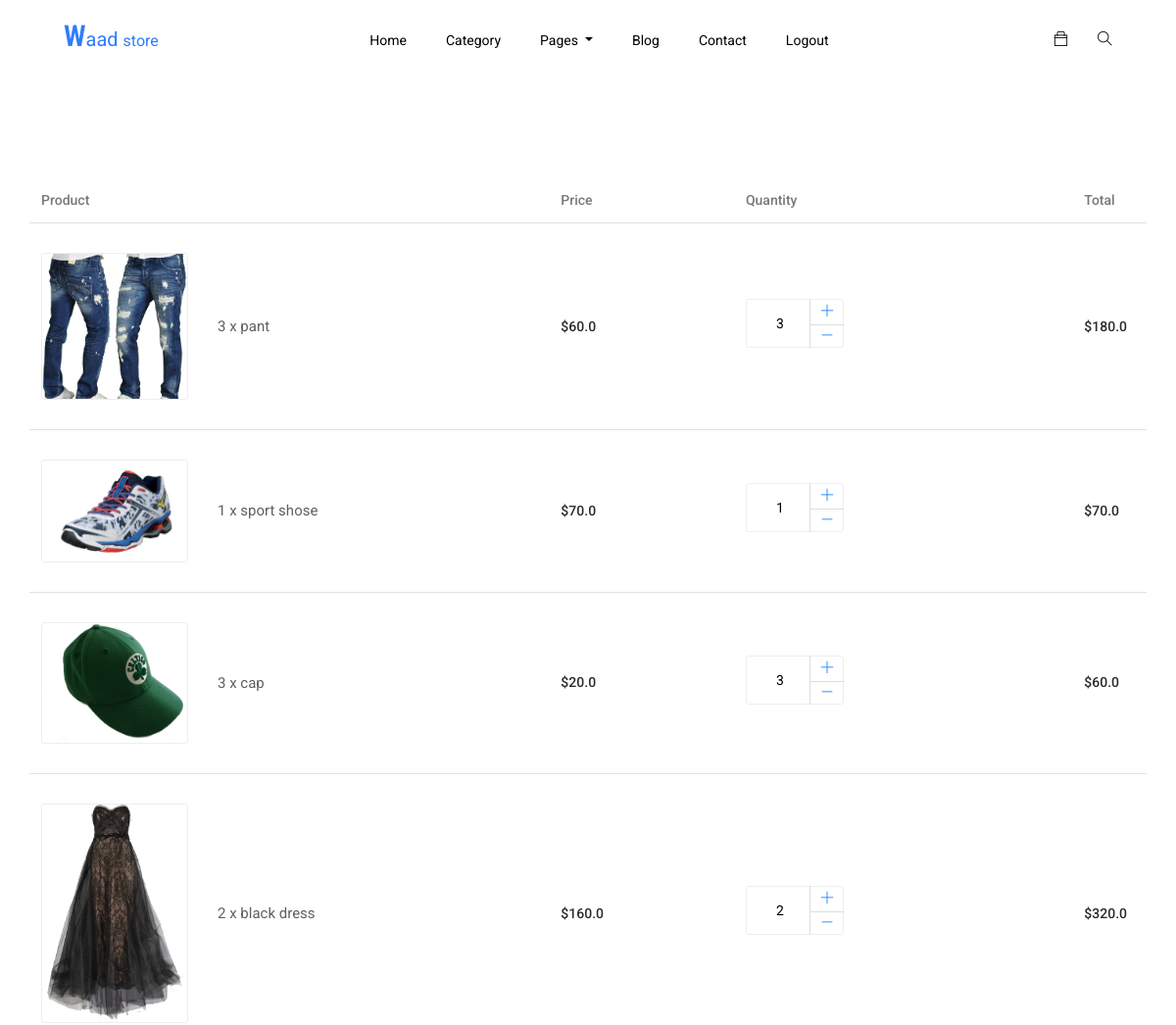
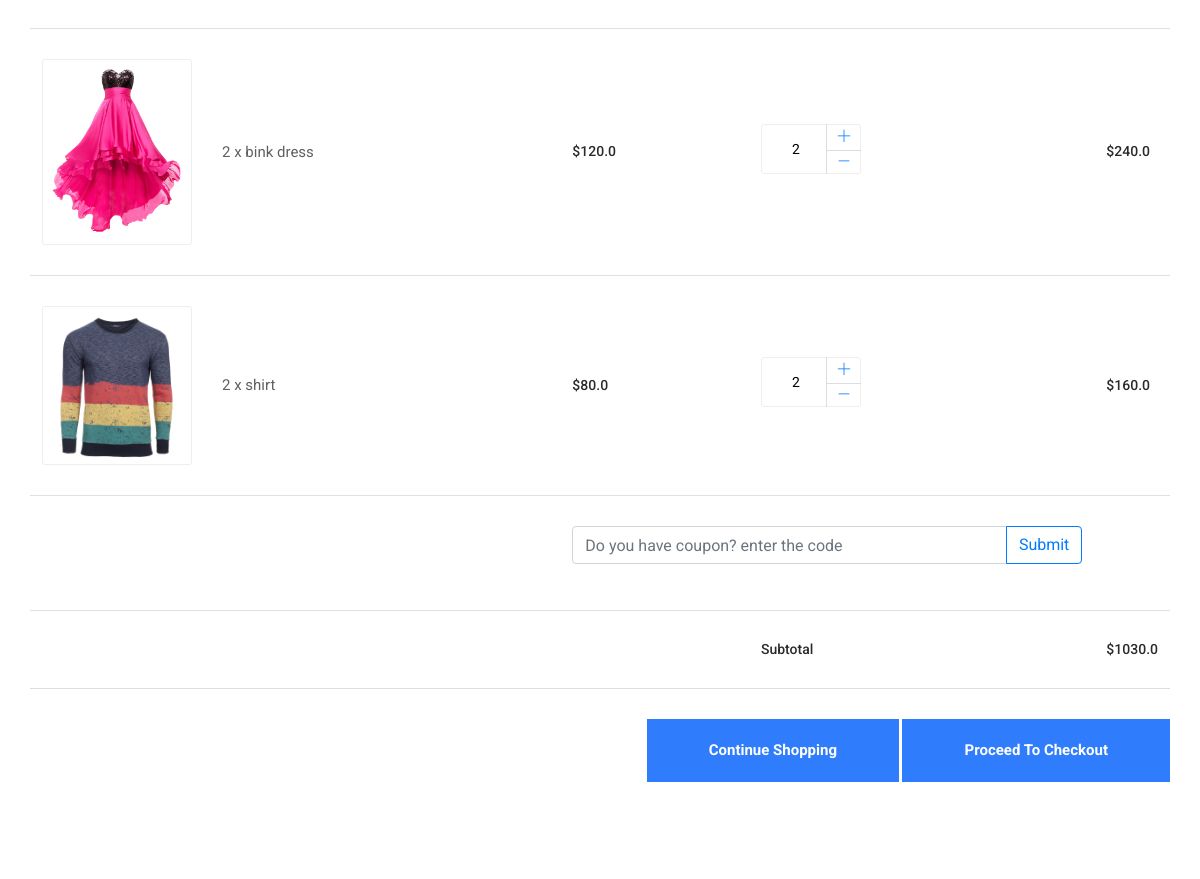
Page /cart_summry/ (signed in, upper part) on the earlier database version (2 pictures, top to bottom).
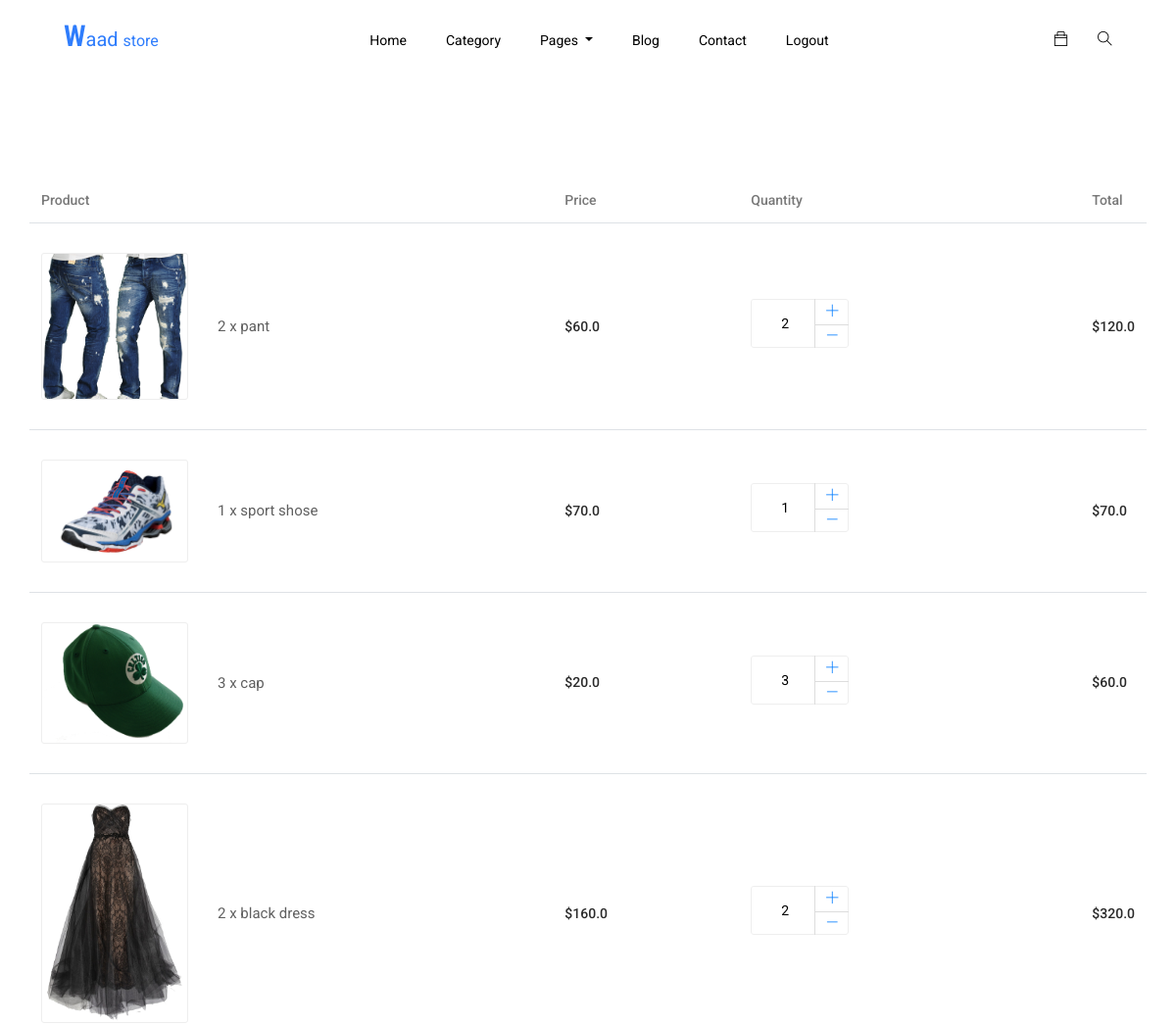
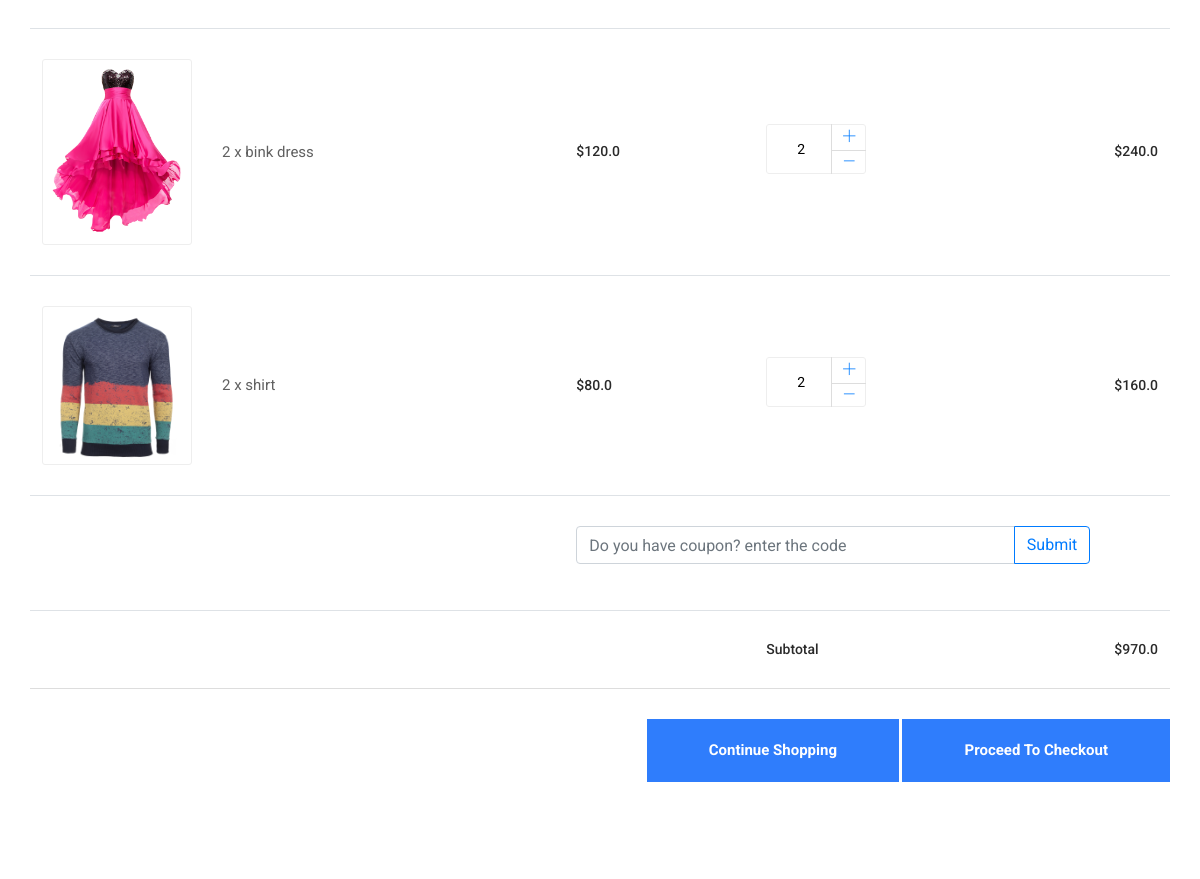
Same page on the later database version (2 pictures, top to bottom).
### main/models.py (models this page shows, shortened)
class OrederItem(models.Model):
    user = models.ForeignKey(User, on_delete=models.CASCADE)
    item = models.ForeignKey(Item, on_delete=models.CASCADE)
    quantity = models.IntegerField(default=1)
    ordered   = models.BooleanField(default=False)
    def get_total_price(self):
        return self.quantity * self.item.new_price

class Item(models.Model):
    title = models.CharField(max_length = 23)
    new_price = models.FloatField()
    old_price = models.FloatField(blank=True, null=True)
    image = models.ImageField()
    description = models.TextField()
    for_who = models.CharField(max_length = 1, choices= FOR_WHO_CHOISE)
    category = models.CharField(max_length = 1, choices= CATEGORY_CHOISE)
    stock = models.IntegerField()
    new_arrival = models.BooleanField()
    size = models.CharField(max_length = 23,)
    width = models.FloatField()
    height = models.FloatField()
    weight = models.IntegerField()
    quality_checking = models.CharField(max_length = 3, choices= QUALITY_CHOISE )
    code = models.CharField(max_length = 23, unique=True)
    slug = models.SlugField(unique=True, allow_unicode=True)
    created_at = models.DateTimeField(auto_now_add=True)
    update_at = models.DateTimeField(default = timezone.now)

class Order(models.Model):
    user  = models.ForeignKey(User, on_delete=models.CASCADE)
    items = models.ManyToManyField(OrederItem )
    ref_code = models.CharField(max_length=20)
    ordered  = models.BooleanField(default=False)
    created_at = models.DateTimeField(auto_now_add=True)
    ordered_at = models.DateTimeField(default = timezone.now)
    shipping_address = models.ForeignKey('Address', related_name="shipping_address",
                                        on_delete=models.SET_NULL, blank=True, null=True)
    billing_address  = models.ForeignKey('Address', related_name="billing_address",
                                        on_delete=models.SET_NULL, blank=True, null=True)
    coupon = models.ForeignKey('Coupon', on_delete=models.CASCADE, blank=True, null=True)
    in_way   = models.BooleanField(default=False)
    received = models.BooleanField(default=False)
    refund_requested = models.BooleanField(default=False)
    refund_granted   = models.BooleanField(default=False)
    def get_Subtotal(self):
        total = 0
        for item_order in self.items.all():
            total += item_order.get_total_price()
        return total

### main/views.py (the view)
# urls.py: path('cart_summry/', views.CartView.as_view(), name = 'cart_summry'),
class CartView(LoginRequiredMixin, View):
    def get(self, *args, **kwargs):
        try:
            order = Order.objects.get(user= self.request.user,
                                            ordered=False)
            coupon_form = CouponForm()
            context = {'object':order,
                        'coupon':coupon_form}
            return render(self.request, 'main/cart.html', context)
        except ObjectDoesNotExist:
            messages.error(self.request, 'Sorry you not ordered yet')
            return redirect('main:item_list')

### main/forms.py
class CouponForm(forms.Form):
    code = forms.CharField(widget=forms.TextInput(attrs={
                            'class':'form-control',
                            'placeholder':'Do you have coupon? enter the code',
                            'aria-label':"Recipient's username",
                            'aria-describedby':"button-addon2"
    }))

### main/templates/main/cart.html (shortened to what this page needs)
{% extends "base.html" %}
{% load static %}
{% block extra_link %}
<link rel="stylesheet" href="{% static 'css/nice-select.css' %}">
<link rel="stylesheet" href="{% static 'css/price_rangs.css' %}">
{% endblock %}
{% block body_content %}
  <section class="cart_area section_padding">
    <div class="container">
      <div class="cart_inner">
        <div class="table-responsive">
          <table class="table">
            <thead>
              <tr>
                <th scope="col">Product</th>
                <th scope="col">Price</th>
                <th scope="col">Quantity</th>
                <th scope="col">Total</th>
              </tr>
            </thead>
            <tbody>
              {% for order_item in object.items.all %}
              <tr>
                <td>
                  <div class="media">
                    <div class="d-flex">
                      <img src="{{order_item.item.image.url}}" alt="" />
                    </div>
                    <div class="media-body">
                      <p>{{order_item.quantity}} x {{order_item.item.title}}</p>
                    </div>
                  </div>
                </td>
                <td>
                  <h5>${{order_item.item.new_price}}</h5>
                </td>
                <td>
                  <div class="product_count">
                    <a href="{% url 'main:remove_single_item' order_item.item.slug %}" class="input-number-decrement"> <i class="ti-minus"></i></a>
                    <input class="input-number" type="text" value="{{order_item.quantity}}">
                    <a href="{% url 'main:add_item' order_item.item.slug %}" class="input-number-increment"> <i class="ti-plus"></i></a>
                  </div>
                </td>
                <td>
                  <h5>${{order_item.get_total_price}}</h5>
                </td>
              </tr>
              {% endfor %}
              <tr class="bottom_button">
                <td></td>
                <td colspan="2">
                    <form action="{% url 'main:add_coupon' %}" method="post">
                    <div class="input-group mb-3">
                    {{coupon.code}}
                    <div class="input-group-append">
                      <button class="btn btn-outline-primary" type="Submit" id="button-addon2">Submit</button>
                    </div>
                  </div>
                  </form>
                </td>
                <td></td>
              </tr>
              <tr>
                <td></td>
                <td></td>
                <td>
                  <h5>Subtotal</h5>
                </td>
                <td>
                  <h5>${{object.get_Subtotal}}</h5>
                </td>
              </tr>
            </tbody>
          </table>
          <div class="checkout_btn_inner float-right">
            <a class="btn_1" href="{% url 'main:home' %}">Continue Shopping</a>
            <a class="btn_1 checkout_btn_1" href="{% url 'main:checkout' %}">Proceed to checkout</a>
          </div>
        </div>
      </div>
  </section>
  {% endblock %}

Differences in the rows shown:
changed OrederItem "pant": quantity "3" → "2"; get_total_price "180.0" → "120.0"
changed Order: get_Subtotal "1030.0" → "970.0"
